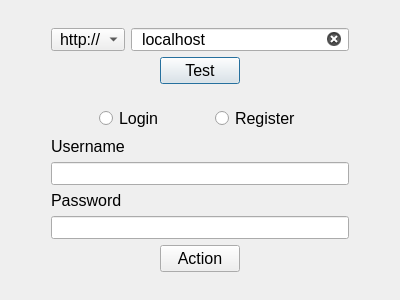
<?xml version="1.0" encoding="UTF-8"?>
<ui version="4.0">
 <class>LoginDialog</class>
 <widget class="QDialog" name="LoginDialog">
  <property name="geometry">
   <rect>
    <x>0</x>
    <y>0</y>
    <width>400</width>
    <height>300</height>
   </rect>
  </property>
  <property name="font">
   <font>
    <pointsize>12</pointsize>
   </font>
  </property>
  <property name="windowTitle">
   <string>Authentication</string>
  </property>
  <property name="styleSheet">
   <string notr="true">QLineEdit, QComboBox {
	padding-left: 8px;
}</string>
  </property>
  <layout class="QVBoxLayout" name="verticalLayout_6">
   <item>
    <layout class="QHBoxLayout" name="horizontalLayout_3">
     <item>
      <spacer name="horizontalSpacer">
       <property name="orientation">
        <enum>Qt::Orientation::Horizontal</enum>
       </property>
       <property name="sizeType">
        <enum>QSizePolicy::Policy::Preferred</enum>
       </property>
       <property name="sizeHint" stdset="0">
        <size>
         <width>40</width>
         <height>20</height>
        </size>
       </property>
      </spacer>
     </item>
     <item>
      <layout class="QVBoxLayout" name="verticalLayout_5">
       <item>
        <spacer name="verticalSpacer_3">
         <property name="orientation">
          <enum>Qt::Orientation::Vertical</enum>
         </property>
         <property name="sizeType">
          <enum>QSizePolicy::Policy::Expanding</enum>
         </property>
         <property name="sizeHint" stdset="0">
          <size>
           <width>20</width>
           <height>40</height>
          </size>
         </property>
        </spacer>
       </item>
       <item>
        <layout class="QVBoxLayout" name="verticalLayout">
         <item>
          <layout class="QHBoxLayout" name="horizontalLayout">
           <item>
            <widget class="QComboBox" name="uriSchemeComboBox">
             <property name="sizeAdjustPolicy">
              <enum>QComboBox::SizeAdjustPolicy::AdjustToContents</enum>
             </property>
             <item>
              <property name="text">
               <string notr="true">http://</string>
              </property>
             </item>
             <item>
              <property name="text">
               <string notr="true">https://</string>
              </property>
             </item>
            </widget>
           </item>
           <item>
            <widget class="QLineEdit" name="uriAuthorityLineEdit">
             <property name="text">
              <string>localhost</string>
             </property>
             <property name="alignment">
              <set>Qt::AlignmentFlag::AlignLeading|Qt::AlignmentFlag::AlignLeft|Qt::AlignmentFlag::AlignVCenter</set>
             </property>
             <property name="placeholderText">
              <string notr="true"/>
             </property>
             <property name="clearButtonEnabled">
              <bool>true</bool>
             </property>
            </widget>
           </item>
          </layout>
         </item>
         <item alignment="Qt::AlignmentFlag::AlignHCenter">
          <widget class="QPushButton" name="serverTestButton">
           <property name="sizePolicy">
            <sizepolicy hsizetype="Maximum" vsizetype="Fixed">
             <horstretch>0</horstretch>
             <verstretch>0</verstretch>
            </sizepolicy>
           </property>
           <property name="text">
            <string>Test</string>
           </property>
          </widget>
         </item>
        </layout>
       </item>
       <item>
        <spacer name="verticalSpacer">
         <property name="orientation">
          <enum>Qt::Orientation::Vertical</enum>
         </property>
         <property name="sizeType">
          <enum>QSizePolicy::Policy::Expanding</enum>
         </property>
         <property name="sizeHint" stdset="0">
          <size>
           <width>20</width>
           <height>40</height>
          </size>
         </property>
        </spacer>
       </item>
       <item>
        <layout class="QVBoxLayout" name="verticalLayout_4">
         <item>
          <layout class="QHBoxLayout" name="horizontalLayout_2">
           <property name="spacing">
            <number>4</number>
           </property>
           <item>
            <spacer name="horizontalSpacer_4">
             <property name="orientation">
              <enum>Qt::Orientation::Horizontal</enum>
             </property>
             <property name="sizeHint" stdset="0">
              <size>
               <width>40</width>
               <height>20</height>
              </size>
             </property>
            </spacer>
           </item>
           <item alignment="Qt::AlignmentFlag::AlignRight">
            <widget class="QRadioButton" name="loginRadioButton">
             <property name="layoutDirection">
              <enum>Qt::LayoutDirection::LeftToRight</enum>
             </property>
             <property name="text">
              <string>Login</string>
             </property>
             <attribute name="buttonGroup">
              <string notr="true">authModeSelectionButtonGroup</string>
             </attribute>
            </widget>
           </item>
           <item>
            <spacer name="horizontalSpacer_3">
             <property name="orientation">
              <enum>Qt::Orientation::Horizontal</enum>
             </property>
             <property name="sizeHint" stdset="0">
              <size>
               <width>40</width>
               <height>20</height>
              </size>
             </property>
            </spacer>
           </item>
           <item>
            <widget class="QRadioButton" name="registerRadioButton">
             <property name="text">
              <string>Register</string>
             </property>
             <attribute name="buttonGroup">
              <string notr="true">authModeSelectionButtonGroup</string>
             </attribute>
            </widget>
           </item>
           <item>
            <spacer name="horizontalSpacer_5">
             <property name="orientation">
              <enum>Qt::Orientation::Horizontal</enum>
             </property>
             <property name="sizeHint" stdset="0">
              <size>
               <width>40</width>
               <height>20</height>
              </size>
             </property>
            </spacer>
           </item>
          </layout>
         </item>
         <item>
          <layout class="QVBoxLayout" name="verticalLayout_2">
           <item>
            <widget class="QLabel" name="usernameLabel">
             <property name="sizePolicy">
              <sizepolicy hsizetype="Preferred" vsizetype="Preferred">
               <horstretch>0</horstretch>
               <verstretch>0</verstretch>
              </sizepolicy>
             </property>
             <property name="text">
              <string>Username</string>
             </property>
             <property name="wordWrap">
              <bool>false</bool>
             </property>
            </widget>
           </item>
           <item>
            <widget class="QLineEdit" name="usernameLineEdit">
             <property name="clearButtonEnabled">
              <bool>true</bool>
             </property>
            </widget>
           </item>
          </layout>
         </item>
         <item>
          <layout class="QVBoxLayout" name="verticalLayout_3">
           <item>
            <widget class="QLabel" name="passwordLabel">
             <property name="sizePolicy">
              <sizepolicy hsizetype="Preferred" vsizetype="Preferred">
               <horstretch>0</horstretch>
               <verstretch>0</verstretch>
              </sizepolicy>
             </property>
             <property name="text">
              <string>Password</string>
             </property>
             <property name="wordWrap">
              <bool>false</bool>
             </property>
            </widget>
           </item>
           <item>
            <widget class="QLineEdit" name="passwordLineEdit">
             <property name="echoMode">
              <enum>QLineEdit::EchoMode::Password</enum>
             </property>
            </widget>
           </item>
          </layout>
         </item>
         <item alignment="Qt::AlignmentFlag::AlignHCenter">
          <widget class="QPushButton" name="authActionButton">
           <property name="sizePolicy">
            <sizepolicy hsizetype="Maximum" vsizetype="Fixed">
             <horstretch>0</horstretch>
             <verstretch>0</verstretch>
            </sizepolicy>
           </property>
           <property name="text">
            <string>Action</string>
           </property>
          </widget>
         </item>
        </layout>
       </item>
       <item>
        <spacer name="verticalSpacer_2">
         <property name="orientation">
          <enum>Qt::Orientation::Vertical</enum>
         </property>
         <property name="sizeType">
          <enum>QSizePolicy::Policy::Expanding</enum>
         </property>
         <property name="sizeHint" stdset="0">
          <size>
           <width>20</width>
           <height>40</height>
          </size>
         </property>
        </spacer>
       </item>
      </layout>
     </item>
     <item>
      <spacer name="horizontalSpacer_2">
       <property name="orientation">
        <enum>Qt::Orientation::Horizontal</enum>
       </property>
       <property name="sizeType">
        <enum>QSizePolicy::Policy::Preferred</enum>
       </property>
       <property name="sizeHint" stdset="0">
        <size>
         <width>40</width>
         <height>20</height>
        </size>
       </property>
      </spacer>
     </item>
    </layout>
   </item>
  </layout>
 </widget>
 <resources/>
 <connections/>
 <buttongroups>
  <buttongroup name="authModeSelectionButtonGroup"/>
 </buttongroups>
</ui>
